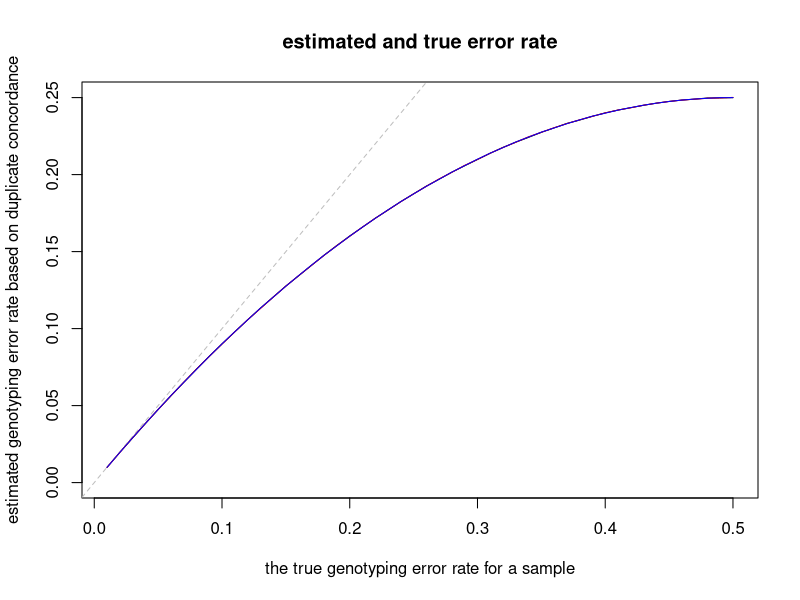
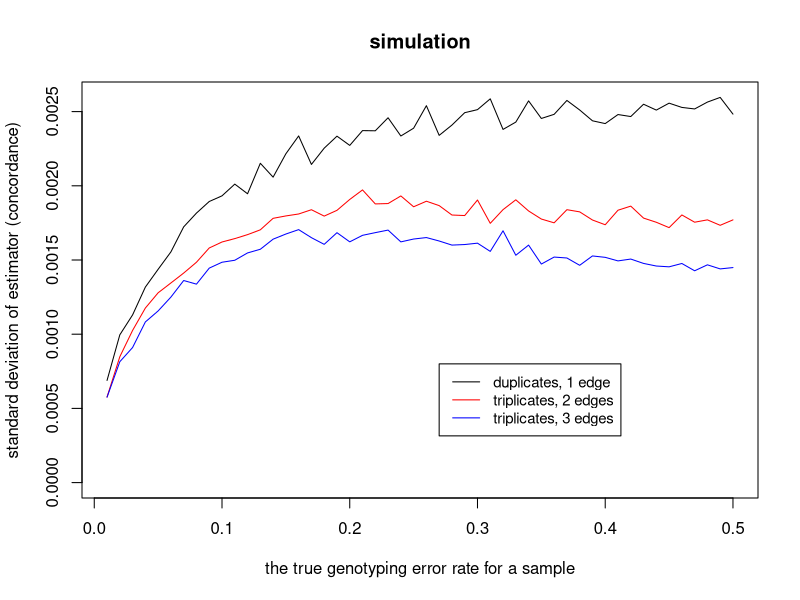

Source code (R) for these figures, in order:
#!/usr/bin/Rscript

# by: jonas b.
# 2015 Nov 12

#####  three strategies on how to utilize triplicates when checking for sample concordance
#####  in HARVEST data (especially Tromso samples)

# the problems/questions: 
# is the estimator biased if all three edges/connections are used per each triplicate
# is the confidence of this estimator biased
# is there anything to gain when estimating three edges instead of two


est_err_normal = sds_err_normal = NULL  # esimated genotyping error prob. when pure duplicates are used (as in MoBa)
est_err_jonas = sds_err_jonas = NULL   # esimated genotyping error prob. when 2 edges from triplicate are useed
est_err_reidar =  sds_err_reidar = NULL  # esimated genotyping error prob. when 3 edges from triplicate are useed

p_errs = seq(0.01,0.5,0.01)  #  probability of an error in the genotype calling

for (p_err in p_errs) {
print(p_err)
# SCENARIO 1: using only true duplicates (as in MoBa)
e_err  = NULL # estimated error 
n_pairs = 1e4  #  number of duplicates (independent pairs)
for (i in 1:1000) { # number of simulations
ind1 = sample(c(1,2),n_pairs,prob = c(1-p_err,p_err),replace = T) # first individuals from pairs
ind2 = sample(c(1,2),n_pairs,prob = c(1-p_err,p_err),replace = T) # second individuals from pairs
errs = sum(ind1!=ind2) # number of mismatches (errors)
total = length(ind1)   # maximal possible number of mismatches
prop_err = errs/total  # estimated error rate per pair
prop_err = prop_err/2  #  estimated error rate per individual
e_err = c(e_err, prop_err) # accumulate the estimates
}
#hist(e_err,breaks=100,col="grey")
est_err_normal = c(est_err_normal,median(e_err))
sds_err_normal = c(sds_err_normal,sd(e_err))
rm(e_err)

# SCENARIO 2: using Jonas's method (using three individuals and only two edges per triplicate)
e_err = NULL
n_pairs = 1e4
for (i in 1:1000) { # number of simulations
        ind1 = sample(c(1,2),n_pairs,prob = c(1-p_err,p_err),replace = T) # first individuals from triplicate
        ind2 = sample(c(1,2),n_pairs,prob = c(1-p_err,p_err),replace = T) # seecond individuals from triplicate
        ind3 = sample(c(1,2),n_pairs,prob = c(1-p_err,p_err),replace = T) # third individuals from triplicate
        err1 = sum(ind1!=ind2) # number of errors in the first edge
        err2 = sum(ind2!=ind3) # number of errors in the second edge
        errs = sum(err1,err2)  # total number of errors
        total = length(ind1)*2 # maximal number of possible errors
        prop_err = errs/total  # estimated error rate per edge (pair)
        prop_err = prop_err/2  # estimated error rate per individual
        e_err = c(e_err, prop_err)
}
est_err_jonas = c(est_err_jonas,median(e_err))
sds_err_jonas = c(sds_err_jonas,sd(e_err))
rm(e_err)

# SCENARIO 3: using Reidar's method (using three individuals and all three edges per triplicate)
e_err = NULL
n_pairs = 1e4 
for (i in 1:1000) {  # number of simulations
        ind1 = sample(c(1,2),n_pairs,prob = c(1-p_err,p_err),replace = T) # first individuals from triplicate
        ind2 = sample(c(1,2),n_pairs,prob = c(1-p_err,p_err),replace = T) # second individuals from triplicate
        ind3 = sample(c(1,2),n_pairs,prob = c(1-p_err,p_err),replace = T) # third individuals from triplicate
        err1 = sum(ind1!=ind2) # number of errors in the first edge (1-2)
        err2 = sum(ind2!=ind3) # number of errors in the second edge (2-3)
        err3 = sum(ind1!=ind3) # number of errors in the third edge (3-1)
        errs = sum(c(err1,err2,err3)) # total number of errors
        total = length(ind1)*3 # maximal number of errors
        prop_err = errs/total  # estimated error rate per edge (pair)
        prop_err = prop_err/2  # estimated error rate per individual
        e_err = c(e_err, prop_err)
}
est_err_reidar = c(est_err_reidar,median(e_err))
sds_err_reidar =  c(sds_err_reidar,sd(e_err))
rm(e_err)

}  # end of cycling through various genotype-call error rates

ylim = max(c(est_err_normal,est_err_jonas,est_err_reidar))
plot(p_errs,est_err_normal,type="l",col="black",ylim = c(0,ylim),
     main = "estimated and true error rate",
     xlab = "the true genotyping error rate for a sample",
     ylab = "estimated genotyping error rate based on duplicate concordance")
abline(0,1,lty=2,col="grey")
points(p_errs,est_err_jonas,type="l",col="red")
points(p_errs,est_err_reidar,type="l",col="blue")

ylim = max(c(sds_err_normal,sds_err_jonas,sds_err_reidar))
plot(p_errs,sds_err_normal,type="l",col="black",ylim = c(0,ylim),
     main = "simulation",
     xlab = "the true genotyping error rate for a sample",
     ylab = "standard deviation of estimator (concordance)")
points(p_errs,sds_err_jonas,type="l",col="red")
points(p_errs,sds_err_reidar,type="l",col="blue")
legend(0.27,0.0008,legend = c("duplicates, 1 edge","triplicates, 2 edges","triplicates, 3 edges"),
       lwd = 1, col = c("black","red","blue"),cex=0.9)



